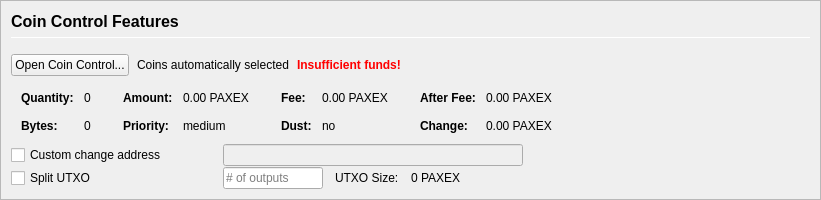
         <widget class="QFrame" name="frameCoinControl">
          <property name="sizePolicy">
           <sizepolicy hsizetype="Expanding" vsizetype="Expanding">
            <horstretch>0</horstretch>
            <verstretch>0</verstretch>
           </sizepolicy>
          </property>
          <property name="maximumSize">
           <size>
            <width>16777215</width>
            <height>16777215</height>
           </size>
          </property>
          <property name="frameShape">
           <enum>QFrame::StyledPanel</enum>
          </property>
          <property name="frameShadow">
           <enum>QFrame::Sunken</enum>
          </property>
          <layout class="QVBoxLayout" name="verticalLayoutCoinControl2">
           <property name="spacing">
            <number>0</number>
           </property>
           <property name="leftMargin">
            <number>0</number>
           </property>
           <property name="topMargin">
            <number>0</number>
           </property>
           <property name="rightMargin">
            <number>0</number>
           </property>
           <property name="bottomMargin">
            <number>0</number>
           </property>
           <item>
            <widget class="QFrame" name="frameCoinControl_BG">
             <layout class="QVBoxLayout" name="verticalLayoutCoinControl" stretch="0,0,0,0,0,0">
              <property name="spacing">
               <number>1</number>
              </property>
              <property name="leftMargin">
               <number>10</number>
              </property>
              <property name="topMargin">
               <number>10</number>
              </property>
              <item>
               <layout class="QHBoxLayout" name="horizontalLayoutCoinControl1">
                <property name="bottomMargin">
                 <number>15</number>
                </property>
                <item>
                 <layout class="QVBoxLayout" name="verticalLayout_3">
                  <property name="spacing">
                   <number>6</number>
                  </property>
                  <item>
                   <widget class="QLabel" name="labelCoinControlFeatures">
                    <property name="sizePolicy">
                     <sizepolicy hsizetype="Preferred" vsizetype="Maximum">
                      <horstretch>0</horstretch>
                      <verstretch>0</verstretch>
                     </sizepolicy>
                    </property>
                    <property name="minimumSize">
                     <size>
                      <width>0</width>
                      <height>20</height>
                     </size>
                    </property>
                    <property name="font">
                     <font>
                      <pointsize>12</pointsize>
                      <weight>75</weight>
                      <bold>true</bold>
                     </font>
                    </property>
                    <property name="styleSheet">
                     <string notr="true">font-weight:bold;</string>
                    </property>
                    <property name="text">
                     <string>Coin Control Features</string>
                    </property>
                   </widget>
                  </item>
                  <item>
                   <widget class="Line" name="line">
                    <property name="minimumSize">
                     <size>
                      <width>0</width>
                      <height>1</height>
                     </size>
                    </property>
                    <property name="maximumSize">
                     <size>
                      <width>16777215</width>
                      <height>1</height>
                     </size>
                    </property>
                    <property name="orientation">
                     <enum>Qt::Horizontal</enum>
                    </property>
                   </widget>
                  </item>
                 </layout>
                </item>
               </layout>
              </item>
              <item>
               <layout class="QHBoxLayout" name="horizontalLayoutCoinControl2" stretch="0,0,0,0">
                <property name="spacing">
                 <number>8</number>
                </property>
                <property name="bottomMargin">
                 <number>10</number>
                </property>
                <item>
                 <widget class="QPushButton" name="pushButtonCoinControl">
                  <property name="styleSheet">
                   <string notr="true"/>
                  </property>
                  <property name="text">
                   <string>Open Coin Control...</string>
                  </property>
                  <property name="autoDefault">
                   <bool>false</bool>
                  </property>
                 </widget>
                </item>
                <item>
                 <widget class="QLabel" name="labelCoinControlAutomaticallySelected">
                  <property name="text">
                   <string>Coins automatically selected</string>
                  </property>
                  <property name="margin">
                   <number>5</number>
                  </property>
                 </widget>
                </item>
                <item>
                 <widget class="QLabel" name="labelCoinControlInsuffFunds">
                  <property name="font">
                   <font>
                    <weight>75</weight>
                    <bold>true</bold>
                   </font>
                  </property>
                  <property name="styleSheet">
                   <string notr="true">color:red;font-weight:bold;</string>
                  </property>
                  <property name="text">
                   <string>Insufficient funds!</string>
                  </property>
                  <property name="margin">
                   <number>5</number>
                  </property>
                 </widget>
                </item>
                <item>
                 <spacer name="horizontalSpacerCoinControl">
                  <property name="orientation">
                   <enum>Qt::Horizontal</enum>
                  </property>
                  <property name="sizeHint" stdset="0">
                   <size>
                    <width>40</width>
                    <height>1</height>
                   </size>
                  </property>
                 </spacer>
                </item>
               </layout>
              </item>
              <item>
               <widget class="QWidget" name="widgetCoinControl" native="true">
                <property name="sizePolicy">
                 <sizepolicy hsizetype="Preferred" vsizetype="Preferred">
                  <horstretch>0</horstretch>
                  <verstretch>0</verstretch>
                 </sizepolicy>
                </property>
                <property name="minimumSize">
                 <size>
                  <width>0</width>
                  <height>0</height>
                 </size>
                </property>
                <property name="styleSheet">
                 <string notr="true"/>
                </property>
                <layout class="QHBoxLayout" name="horizontalLayoutCoinControl5">
                 <property name="leftMargin">
                  <number>0</number>
                 </property>
                 <property name="topMargin">
                  <number>0</number>
                 </property>
                 <property name="rightMargin">
                  <number>0</number>
                 </property>
                 <property name="bottomMargin">
                  <number>0</number>
                 </property>
                 <item>
                  <layout class="QHBoxLayout" name="horizontalLayoutCoinControl3" stretch="0,0,0,1">
                   <property name="spacing">
                    <number>20</number>
                   </property>
                   <property name="topMargin">
                    <number>0</number>
                   </property>
                   <property name="bottomMargin">
                    <number>10</number>
                   </property>
                   <item>
                    <layout class="QFormLayout" name="formLayoutCoinControl1">
                     <property name="horizontalSpacing">
                      <number>10</number>
                     </property>
                     <property name="verticalSpacing">
                      <number>14</number>
                     </property>
                     <property name="leftMargin">
                      <number>10</number>
                     </property>
                     <property name="topMargin">
                      <number>4</number>
                     </property>
                     <property name="rightMargin">
                      <number>6</number>
                     </property>
                     <item row="0" column="0">
                      <widget class="QLabel" name="labelCoinControlQuantityText">
                       <property name="font">
                        <font>
                         <weight>75</weight>
                         <bold>true</bold>
                        </font>
                       </property>
                       <property name="text">
                        <string>Quantity:</string>
                       </property>
                       <property name="margin">
                        <number>0</number>
                       </property>
                      </widget>
                     </item>
                     <item row="0" column="1">
                      <widget class="QLabel" name="labelCoinControlQuantity">
                       <property name="cursor">
                        <cursorShape>IBeamCursor</cursorShape>
                       </property>
                       <property name="contextMenuPolicy">
                        <enum>Qt::ActionsContextMenu</enum>
                       </property>
                       <property name="text">
                        <string notr="true">0</string>
                       </property>
                       <property name="margin">
                        <number>0</number>
                       </property>
                       <property name="textInteractionFlags">
                        <set>Qt::LinksAccessibleByMouse|Qt::TextSelectableByKeyboard|Qt::TextSelectableByMouse</set>
                       </property>
                      </widget>
                     </item>
                     <item row="1" column="0">
                      <widget class="QLabel" name="labelCoinControlBytesText">
                       <property name="font">
                        <font>
                         <weight>75</weight>
                         <bold>true</bold>
                        </font>
                       </property>
                       <property name="text">
                        <string>Bytes:</string>
                       </property>
                      </widget>
                     </item>
                     <item row="1" column="1">
                      <widget class="QLabel" name="labelCoinControlBytes">
                       <property name="cursor">
                        <cursorShape>IBeamCursor</cursorShape>
                       </property>
                       <property name="contextMenuPolicy">
                        <enum>Qt::ActionsContextMenu</enum>
                       </property>
                       <property name="text">
                        <string notr="true">0</string>
                       </property>
                       <property name="textInteractionFlags">
                        <set>Qt::LinksAccessibleByMouse|Qt::TextSelectableByKeyboard|Qt::TextSelectableByMouse</set>
                       </property>
                      </widget>
                     </item>
                    </layout>
                   </item>
                   <item>
                    <layout class="QFormLayout" name="formLayoutCoinControl2">
                     <property name="horizontalSpacing">
                      <number>10</number>
                     </property>
                     <property name="verticalSpacing">
                      <number>14</number>
                     </property>
                     <property name="leftMargin">
                      <number>6</number>
                     </property>
                     <property name="topMargin">
                      <number>4</number>
                     </property>
                     <property name="rightMargin">
                      <number>6</number>
                     </property>
                     <item row="0" column="0">
                      <widget class="QLabel" name="labelCoinControlAmountText">
                       <property name="font">
                        <font>
                         <weight>75</weight>
                         <bold>true</bold>
                        </font>
                       </property>
                       <property name="text">
                        <string>Amount:</string>
                       </property>
                       <property name="margin">
                        <number>0</number>
                       </property>
                      </widget>
                     </item>
                     <item row="0" column="1">
                      <widget class="QLabel" name="labelCoinControlAmount">
                       <property name="cursor">
                        <cursorShape>IBeamCursor</cursorShape>
                       </property>
                       <property name="contextMenuPolicy">
                        <enum>Qt::ActionsContextMenu</enum>
                       </property>
                       <property name="text">
                        <string notr="true">0.00 PAXEX</string>
                       </property>
                       <property name="textInteractionFlags">
                        <set>Qt::LinksAccessibleByMouse|Qt::TextSelectableByKeyboard|Qt::TextSelectableByMouse</set>
                       </property>
                      </widget>
                     </item>
                     <item row="1" column="0">
                      <widget class="QLabel" name="labelCoinControlPriorityText">
                       <property name="font">
                        <font>
                         <weight>75</weight>
                         <bold>true</bold>
                        </font>
                       </property>
                       <property name="text">
                        <string>Priority:</string>
                       </property>
                      </widget>
                     </item>
                     <item row="1" column="1">
                      <widget class="QLabel" name="labelCoinControlPriority">
                       <property name="cursor">
                        <cursorShape>IBeamCursor</cursorShape>
                       </property>
                       <property name="contextMenuPolicy">
                        <enum>Qt::ActionsContextMenu</enum>
                       </property>
                       <property name="text">
                        <string>medium</string>
                       </property>
                       <property name="textInteractionFlags">
                        <set>Qt::LinksAccessibleByMouse|Qt::TextSelectableByKeyboard|Qt::TextSelectableByMouse</set>
                       </property>
                      </widget>
                     </item>
                    </layout>
                   </item>
                   <item>
                    <layout class="QFormLayout" name="formLayoutCoinControl3">
                     <property name="horizontalSpacing">
                      <number>10</number>
                     </property>
                     <property name="verticalSpacing">
                      <number>14</number>
                     </property>
                     <property name="leftMargin">
                      <number>6</number>
                     </property>
                     <property name="topMargin">
                      <number>4</number>
                     </property>
                     <property name="rightMargin">
                      <number>6</number>
                     </property>
                     <item row="0" column="0">
                      <widget class="QLabel" name="labelCoinControlFeeText">
                       <property name="font">
                        <font>
                         <weight>75</weight>
                         <bold>true</bold>
                        </font>
                       </property>
                       <property name="text">
                        <string>Fee:</string>
                       </property>
                       <property name="margin">
                        <number>0</number>
                       </property>
                      </widget>
                     </item>
                     <item row="0" column="1">
                      <widget class="QLabel" name="labelCoinControlFee">
                       <property name="cursor">
                        <cursorShape>IBeamCursor</cursorShape>
                       </property>
                       <property name="contextMenuPolicy">
                        <enum>Qt::ActionsContextMenu</enum>
                       </property>
                       <property name="text">
                        <string notr="true">0.00 PAXEX</string>
                       </property>
                       <property name="textInteractionFlags">
                        <set>Qt::LinksAccessibleByMouse|Qt::TextSelectableByKeyboard|Qt::TextSelectableByMouse</set>
                       </property>
                      </widget>
                     </item>
                     <item row="1" column="0">
                      <widget class="QLabel" name="labelCoinControlLowOutputText">
                       <property name="font">
                        <font>
                         <weight>75</weight>
                         <bold>true</bold>
                        </font>
                       </property>
                       <property name="text">
                        <string>Dust:</string>
                       </property>
                      </widget>
                     </item>
                     <item row="1" column="1">
                      <widget class="QLabel" name="labelCoinControlLowOutput">
                       <property name="cursor">
                        <cursorShape>IBeamCursor</cursorShape>
                       </property>
                       <property name="contextMenuPolicy">
                        <enum>Qt::ActionsContextMenu</enum>
                       </property>
                       <property name="text">
                        <string>no</string>
                       </property>
                       <property name="textInteractionFlags">
                        <set>Qt::LinksAccessibleByMouse|Qt::TextSelectableByKeyboard|Qt::TextSelectableByMouse</set>
                       </property>
                      </widget>
                     </item>
                    </layout>
                   </item>
                   <item>
                    <layout class="QFormLayout" name="formLayoutCoinControl4">
                     <property name="horizontalSpacing">
                      <number>10</number>
                     </property>
                     <property name="verticalSpacing">
                      <number>14</number>
                     </property>
                     <property name="leftMargin">
                      <number>6</number>
                     </property>
                     <property name="topMargin">
                      <number>4</number>
                     </property>
                     <property name="rightMargin">
                      <number>6</number>
                     </property>
                     <item row="0" column="0">
                      <widget class="QLabel" name="labelCoinControlAfterFeeText">
                       <property name="font">
                        <font>
                         <weight>75</weight>
                         <bold>true</bold>
                        </font>
                       </property>
                       <property name="text">
                        <string>After Fee:</string>
                       </property>
                       <property name="margin">
                        <number>0</number>
                       </property>
                      </widget>
                     </item>
                     <item row="0" column="1">
                      <widget class="QLabel" name="labelCoinControlAfterFee">
                       <property name="cursor">
                        <cursorShape>IBeamCursor</cursorShape>
                       </property>
                       <property name="contextMenuPolicy">
                        <enum>Qt::ActionsContextMenu</enum>
                       </property>
                       <property name="text">
                        <string notr="true">0.00 PAXEX</string>
                       </property>
                       <property name="textInteractionFlags">
                        <set>Qt::LinksAccessibleByMouse|Qt::TextSelectableByKeyboard|Qt::TextSelectableByMouse</set>
                       </property>
                      </widget>
                     </item>
                     <item row="1" column="0">
                      <widget class="QLabel" name="labelCoinControlChangeText">
                       <property name="font">
                        <font>
                         <weight>75</weight>
                         <bold>true</bold>
                        </font>
                       </property>
                       <property name="text">
                        <string>Change:</string>
                       </property>
                      </widget>
                     </item>
                     <item row="1" column="1">
                      <widget class="QLabel" name="labelCoinControlChange">
                       <property name="cursor">
                        <cursorShape>IBeamCursor</cursorShape>
                       </property>
                       <property name="contextMenuPolicy">
                        <enum>Qt::ActionsContextMenu</enum>
                       </property>
                       <property name="text">
                        <string notr="true">0.00 PAXEX</string>
                       </property>
                       <property name="textInteractionFlags">
                        <set>Qt::LinksAccessibleByMouse|Qt::TextSelectableByKeyboard|Qt::TextSelectableByMouse</set>
                       </property>
                      </widget>
                     </item>
                    </layout>
                   </item>
                  </layout>
                 </item>
                </layout>
               </widget>
              </item>
              <item>
               <layout class="QHBoxLayout" name="horizontalLayoutCoinControl4">
                <property name="spacing">
                 <number>12</number>
                </property>
                <property name="sizeConstraint">
                 <enum>QLayout::SetDefaultConstraint</enum>
                </property>
                <property name="topMargin">
                 <number>0</number>
                </property>
                <property name="rightMargin">
                 <number>0</number>
                </property>
                <item>
                 <widget class="QCheckBox" name="checkBoxCoinControlChange">
                  <property name="sizePolicy">
                   <sizepolicy hsizetype="Preferred" vsizetype="Preferred">
                    <horstretch>0</horstretch>
                    <verstretch>0</verstretch>
                   </sizepolicy>
                  </property>
                  <property name="minimumSize">
                   <size>
                    <width>200</width>
                    <height>0</height>
                   </size>
                  </property>
                  <property name="maximumSize">
                   <size>
                    <width>200</width>
                    <height>16777215</height>
                   </size>
                  </property>
                  <property name="toolTip">
                   <string>If this is activated, but the change address is empty or invalid, change will be sent to a newly generated address.</string>
                  </property>
                  <property name="text">
                   <string>Custom change address</string>
                  </property>
                 </widget>
                </item>
                <item>
                 <widget class="QValidatedLineEdit" name="lineEditCoinControlChange">
                  <property name="enabled">
                   <bool>false</bool>
                  </property>
                  <property name="sizePolicy">
                   <sizepolicy hsizetype="Preferred" vsizetype="Preferred">
                    <horstretch>0</horstretch>
                    <verstretch>0</verstretch>
                   </sizepolicy>
                  </property>
                  <property name="minimumSize">
                   <size>
                    <width>300</width>
                    <height>0</height>
                   </size>
                  </property>
                 </widget>
                </item>
                <item>
                 <widget class="QLabel" name="labelCoinControlChangeLabel">
                  <property name="sizePolicy">
                   <sizepolicy hsizetype="Preferred" vsizetype="Preferred">
                    <horstretch>0</horstretch>
                    <verstretch>0</verstretch>
                   </sizepolicy>
                  </property>
                  <property name="minimumSize">
                   <size>
                    <width>100</width>
                    <height>0</height>
                   </size>
                  </property>
                  <property name="text">
                   <string/>
                  </property>
                  <property name="margin">
                   <number>3</number>
                  </property>
                 </widget>
                </item>
               </layout>
              </item>
              <item>
               <layout class="QHBoxLayout" name="horizontalLayoutCoinControl6">
                <property name="spacing">
                 <number>12</number>
                </property>
                <property name="rightMargin">
                 <number>0</number>
                </property>
                <item>
                 <widget class="QCheckBox" name="splitBlockCheckBox">
                  <property name="sizePolicy">
                   <sizepolicy hsizetype="Preferred" vsizetype="Preferred">
                    <horstretch>0</horstretch>
                    <verstretch>0</verstretch>
                   </sizepolicy>
                  </property>
                  <property name="minimumSize">
                   <size>
                    <width>200</width>
                    <height>0</height>
                   </size>
                  </property>
                  <property name="maximumSize">
                   <size>
                    <width>200</width>
                    <height>16777215</height>
                   </size>
                  </property>
                  <property name="text">
                   <string>Split UTXO</string>
                  </property>
                 </widget>
                </item>
                <item>
                 <widget class="QLineEdit" name="splitBlockLineEdit">
                  <property name="sizePolicy">
                   <sizepolicy hsizetype="Preferred" vsizetype="Preferred">
                    <horstretch>50</horstretch>
                    <verstretch>0</verstretch>
                   </sizepolicy>
                  </property>
                  <property name="minimumSize">
                   <size>
                    <width>100</width>
                    <height>0</height>
                   </size>
                  </property>
                  <property name="maximumSize">
                   <size>
                    <width>100</width>
                    <height>16777215</height>
                   </size>
                  </property>
                  <property name="placeholderText">
                   <string># of outputs</string>
                  </property>
                 </widget>
                </item>
                <item>
                 <widget class="QLabel" name="labelBlockSizeText">
                  <property name="text">
                   <string>UTXO Size:</string>
                  </property>
                 </widget>
                </item>
                <item>
                 <widget class="QLabel" name="labelBlockSize">
                  <property name="text">
                   <string>0 PAXEX</string>
                  </property>
                 </widget>
                </item>
                <item>
                 <spacer name="horizontalSpacer_7">
                  <property name="orientation">
                   <enum>Qt::Horizontal</enum>
                  </property>
                  <property name="sizeHint" stdset="0">
                   <size>
                    <width>40</width>
                    <height>20</height>
                   </size>
                  </property>
                 </spacer>
                </item>
               </layout>
              </item>
              <item>
               <spacer name="verticalSpacerCoinControl">
                <property name="orientation">
                 <enum>Qt::Vertical</enum>
                </property>
                <property name="sizeHint" stdset="0">
                 <size>
                  <width>800</width>
                  <height>1</height>
                 </size>
                </property>
               </spacer>
              </item>
             </layout>
            </widget>
           </item>
          </layout>
         </widget>
